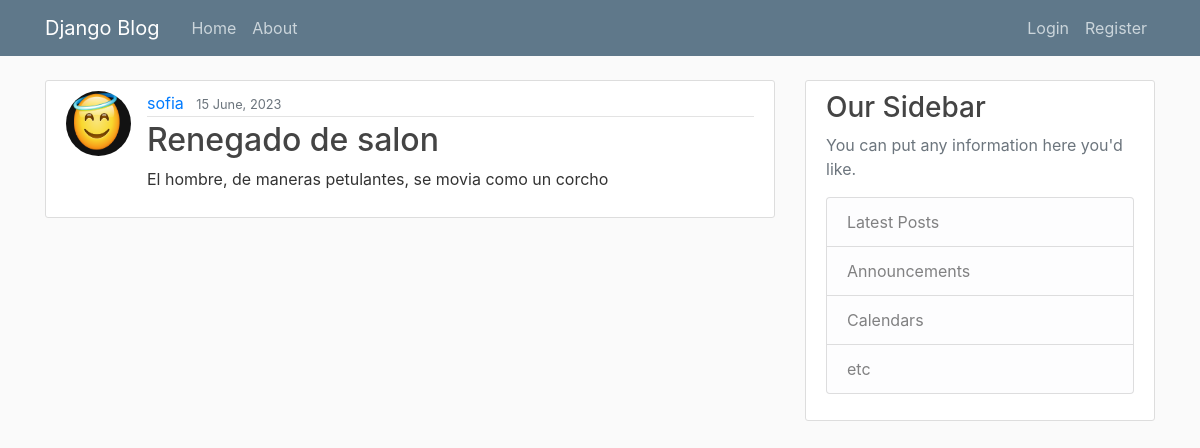
Page /post/4/ on the earlier database version.
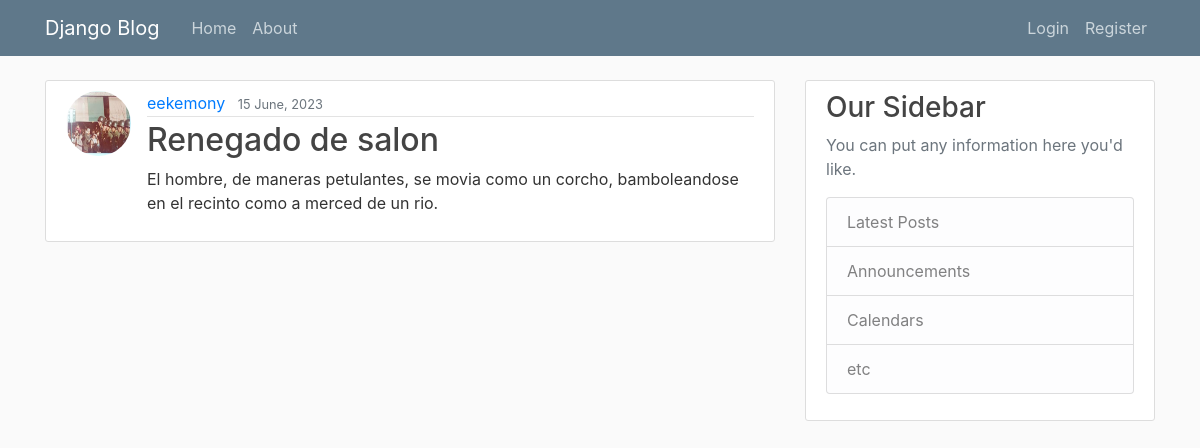
Same page on the later database version.
### blog/models.py (models this page shows, shortened)
class Post(models.Model):
    title = models.CharField(max_length=100)
    content = models.TextField()
    date_posted = models.DateTimeField(default=timezone.now)
    author = models.ForeignKey(User, on_delete=models.CASCADE)

### users/models.py (models this page shows, shortened)
class Profile(models.Model):
    user = models.OneToOneField(User, on_delete=models.CASCADE)
    image = models.ImageField(default='default.jpg', upload_to='profile_pics') #name of directory where profile images will be saved.

### blog/views.py (the view)
# urls.py: path('post/<int:pk>/', PostDetailView.as_view(), name='detalle-posteo'),
class PostDetailView(DetailView):
    model = Post

### blog/templates/blog/post_detail.html
{% extends "blog/base.html" %}
{% block contenido%}
        <article class="media content-section">
            <img src="{{ object.author.profile.image.url }}" class="rounded-circle article-img">
            <div class="media-body">
                <div class="article-metadata">
                    <a class="mr-2" href="#">{{ object.author }}</a>
                    <small class="text-muted">{{ object.date_posted|date:"d F, Y"}}</small>
                </div>
                <h2>{{ object.title }}</h2>
                <p class="article-content">{{ object.content }}</p>
            </div>
        </article>
{% endblock contenido %}

Differences in the rows shown:
changed Post "Renegado de salon": author.profile.image: picture added in place of a placeholder; author "sofia" → "eekemony"; content "El hombre, de maneras petulantes, se movia como un corcho" → "El hombre, de maneras petulantes, se movia como un corcho, bamboleandose en el recinto como a merced de un rio."
